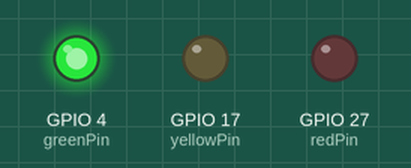
Simulated run of this program. Board: Raspberry Pi (BCM pin numbers). Parts: output pins drawn as LEDs (lit = HIGH).

Above: at 1.7 s.
At 10.2 s:
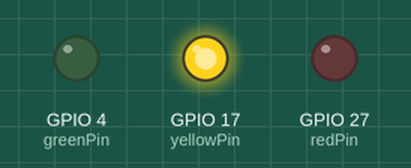
At 18.7 s:
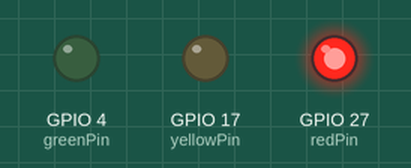
At 32.2 s:
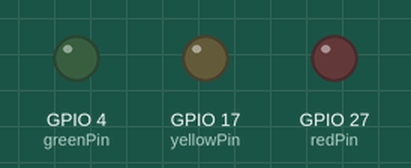
Timing chart, 0 to 33.2 s (numbered marks = the images above):
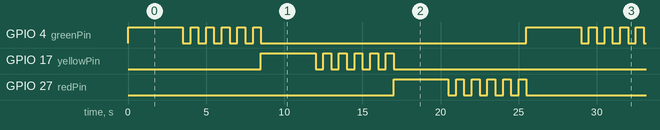

The program:

traffic_ligh_with_pwm.py
```python
from time import sleep
import RPi.GPIO as gp
def turnOnLight(lights):
    ind=0
    while (ind<3):
        lights[ind].start(100)
        sleep(3.5)
        for x in range(5):
            lights[ind].ChangeDutyCycle(0)
            sleep(0.5)
            lights[ind].ChangeDutyCycle(100)
            sleep(0.5)
        lights[ind].stop()
        if(ind==2):
            ind=0
            continue
        ind+=1
gp.setmode(gp.BCM)
greenPin=4
yellowPin=17
redPin=27
gp.setup(greenPin,0)
gp.setup(yellowPin,0)
gp.setup(redPin,0)
green=gp.PWM(greenPin,50)
yellow=gp.PWM(yellowPin,50)
red=gp.PWM(redPin,50)
lights=[green,yellow,red]
turnOnLight(lights)
```

Measured:
- by itself, GPIO 4 (greenPin), GPIO 17 (yellowPin), GPIO 27 (redPin): repeats every 25.5 s: 5 × (LOW 0.50 s, HIGH 0.50 s), LOW 17.0 s, HIGH 3.5 s
- by itself, everything shown: repeats every 25.5 s, in 33 steps
